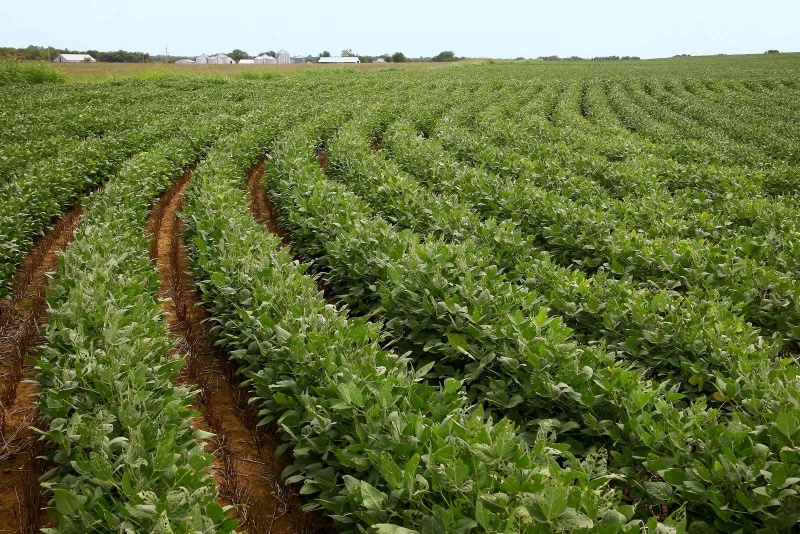
#> input picture images/Field-soybeans-farm-Oklahoma.jpg, 1600 x 1067 px (shown at 1/2 size)
$ python -i field_area_estimator.py   (imports and definitions only)
#> lines starting #> are read from the running program, lines starting #| are printed output that depends on the picture; after the words box and inside, x2 and y2 are one past the last pixel; in counts of white or black regions, pixels touching at a corner belong together
### backend/app/services/opencv_processor.py
from dataclasses import dataclass
from pathlib import Path

import cv2
import numpy as np


@dataclass(frozen=True)
class VegetationMetrics:
    green_mask: np.ndarray
    coverage_percent: float
    vegetation_score: float
    health_score: float
    # Per-pixel Excess Green, colormapped -- a visualization of data already
    # computed below, not a separate model.
    heatmap: np.ndarray
    vari_score: float = 0.0
    exgr_score: float = 0.0
    # Reliability of the RGB vegetation mask, kept separate from
    # vegetation_score (which measures how green the accepted crop pixels are).
    mask_confidence_score: float = 0.0


class OpenCVProcessor:
    # [17 lines left out: function load_and_preprocess, not called in this run]

    def vegetation_metrics(self, image: np.ndarray) -> VegetationMetrics:
        b, g, r = cv2.split(image.astype(np.float32))

        # Excess Green (2G-R-B): general-purpose vegetation proxy.
        exg = 2 * g - r - b
        # VARI (G-R)/(G+R-B): roughly illumination-invariant; unlike ExG it
        # divides out brightness, so it doesn't get fooled by bright, dry,
        # yellow-brown residue that happens to still be "greener than blue".
        denom = g + r - b
        vari = np.divide(g - r, denom, out=np.zeros_like(denom), where=np.abs(denom) > 1e-6)
        # ExGR = ExG - ExR (ExR = 1.4R - G): the extra -1.4*R term punishes
        # red-leaning soil/residue harder than ExG alone does.
        exgr = exg - 1.4 * r + g

        # Each index makes different mistakes (ExG over-triggers on yellow
        # soil, VARI is noisy in shadow, ExGR is sensitive to saturation),
        # so requiring at least 2-of-3 to agree a pixel is vegetation
        # rejects the false positives any single index would let through.
        exg_mask = self._otsu_mask(exg)
        vari_mask = self._otsu_mask(vari)
        exgr_mask = self._otsu_mask(exgr)
        votes = (exg_mask > 0).astype(np.uint8) + (vari_mask > 0).astype(np.uint8) + (exgr_mask > 0).astype(np.uint8)
        mask = np.where(votes >= 2, 255, 0).astype(np.uint8)

        kernel = np.ones((5, 5), np.uint8)
        mask = cv2.morphologyEx(mask, cv2.MORPH_OPEN, kernel)
        mask = cv2.morphologyEx(mask, cv2.MORPH_CLOSE, kernel)

        coverage = 100 * cv2.countNonZero(mask) / mask.size
        in_mask = mask > 0
        green_dominance = float(np.mean(np.clip(exg[in_mask], 0, 255))) if np.any(mask) else 0.0
        vari_dominance = float(np.mean(np.clip(vari[in_mask], 0, 1))) if np.any(mask) else 0.0
        exgr_dominance = float(np.mean(np.clip(exgr[in_mask], 0, 255))) if np.any(mask) else 0.0
        vegetation = min(100.0, green_dominance / 1.5)
        vari_score = min(100.0, max(0.0, vari_dominance * 100))
        exgr_score = min(100.0, exgr_dominance / 1.5)
        # Confidence asks whether the RGB indices agree that the selected
        # pixels are vegetation; it must not reuse greenness. A selected
        # pixel supported by 3/3 indices is stronger evidence than one
        # supported by only 2/3. A very tiny mask is also less reliable than
        # a substantial crop region, but sparse crops are not rejected.
        selected = votes >= 2
        index_agreement = float(np.mean(votes[selected]) / 3 * 100) if np.any(selected) else 0.0
        coverage_reliability = min(100.0, float(np.sqrt(coverage / 20.0) * 100)) if coverage > 0 else 0.0
        mask_confidence = 0.75 * index_agreement + 0.25 * coverage_reliability
        health = min(100.0, 0.55 * vegetation + 0.45 * coverage)
        exg_normalized = cv2.normalize(exg, None, 0, 255, cv2.NORM_MINMAX).astype(np.uint8)
        heatmap = cv2.applyColorMap(exg_normalized, cv2.COLORMAP_TURBO)
        return VegetationMetrics(
            mask,
            round(coverage, 2),
            round(vegetation, 2),
            round(health, 2),
            heatmap,
            round(vari_score, 2),
            round(exgr_score, 2),
            round(mask_confidence, 2),
        )

    @staticmethod
    def _otsu_mask(index: np.ndarray) -> np.ndarray:
        normalized = cv2.normalize(index, None, 0, 255, cv2.NORM_MINMAX).astype(np.uint8)
        _, mask = cv2.threshold(normalized, 0, 255, cv2.THRESH_BINARY + cv2.THRESH_OTSU)
        return mask

### backend/app/services/field_area_estimator.py
import re
from pathlib import Path

import cv2
import numpy as np
from PIL import ExifTags, Image

# A flat photo has no scale reference on its own -- this only produces a
# real number when the image embeds altitude and focal length metadata
# (typical of drone photos; DJI stores altitude in XMP, not standard EXIF
# GPS tags), or a caller supplies altitude manually, or the image itself
# shows a periodic crop-row pattern we can measure against a typical
# agronomic row spacing. None of those means no estimate: callers must not
# fabricate one.
SENSOR_WIDTH_35MM_MM = 36.0  # reference full-frame width; normalizes out
# per-camera sensor size differences when combined with the 35mm-equivalent
# focal length that most cameras already report in EXIF.

# Most phone exports strip GPS altitude entirely and never had XMP relative
# altitude to begin with, but *do* keep FocalLengthIn35mmFilm -- so the
# reverse gap (altitude present/manual, focal length missing) is common
# too. This is a typical smartphone wide-angle equivalent; using it instead
# of refusing to estimate trades a few percent of error for a real number.
DEFAULT_FOCAL_LENGTH_35MM_MM = 26.0

# Typical between-row spacing in meters for common row crops, used only as
# the ground-scale reference for the row-spacing fallback below. "_default"
# covers an unrecognized/unknown crop type.
ROW_SPACING_METERS = {
    "Corn": 0.76,
    "Soybean": 0.5,
    "Wheat": 0.18,
    "Rice": 0.25,
    "Tomato": 0.9,
    "_default": 0.4,
}

# Row-spacing periodicity below this confidence is treated as noise (no
# real row structure visible), not a usable estimate. Real synthetic row
# patterns score 0.6-0.8 on this scale; ordinary non-row photos (grass
# close-ups, single-blob vegetation, smooth illumination gradients) score
# under 0.1 -- see estimate_area_from_row_spacing's docstring for why a
# single strong autocorrelation peak alone isn't enough evidence.
ROW_SPACING_CONFIDENCE_THRESHOLD = 0.35
# Need to see at least this many pixels of run before trusting a "row"
# spacing -- shorter lags are dominated by pixel-level mask noise, not row
# structure.
ROW_SPACING_MIN_LAG_PX = 15


def _read_gps_altitude(image: Image.Image) -> float | None:
    exif = image.getexif()
    if not exif:
        return None
    gps_ifd = exif.get_ifd(ExifTags.IFD.GPSInfo)
    if not gps_ifd:
        return None
    altitude = gps_ifd.get(6)  # GPSAltitude
    return float(altitude) if altitude is not None else None


def _read_xmp_altitude(image: Image.Image) -> float | None:
    """DJI and many other drone platforms store relative flight altitude in
    XMP metadata, not the standard EXIF GPS IFD."""
    xmp_bytes = image.info.get("xmp")
    if not xmp_bytes:
        return None
    xmp_text = xmp_bytes.decode("utf-8", errors="ignore")
    match = re.search(r'[Rr]elative[Aa]ltitude="?\+?(-?[\d.]+)', xmp_text)
    return float(match.group(1)) if match else None


def _read_focal_length_35mm(image: Image.Image) -> float | None:
    exif = image.getexif()
    if not exif:
        return None
    value = exif.get(ExifTags.Base.FocalLengthIn35mmFilm)
    return float(value) if value else None


# [4 lines left out: function _area_from_gsd, not called in this run]


def _local_maxima(values: np.ndarray, lo: int, hi: int) -> list[int]:
    return [i for i in range(max(lo, 1), min(hi, len(values) - 1)) if values[i] > values[i - 1] and values[i] >= values[i + 1]]


def _dominant_periodicity_px(profile: np.ndarray) -> tuple[float | None, float]:
    """Finds the pixel spacing of a genuinely repeating pattern in a 1D
    projection profile via autocorrelation, and returns (spacing_px,
    confidence). Both None/0.0 if nothing trustworthy is found.

    A single dominant low-frequency component (the signature of a smooth
    illumination gradient, or a single blob of vegetation with no row
    structure) is NOT enough evidence on its own -- ordinary photos
    reliably produce one strong-looking peak this way, which is what made
    an earlier FFT-magnitude version of this function false-positive on
    non-row photos. Real periodicity instead needs two things: a genuine
    local peak in the autocorrelation (with real prominence over the
    trough before it, not just the tail of a decay curve), AND a second
    local peak near double that lag (the first harmonic) -- a lone bump
    can't produce that, only actual repetition can.
    """
    n = len(profile)
    if n < 4 * ROW_SPACING_MIN_LAG_PX:
        return None, 0.0
    x = profile.astype(np.float64)
    t = np.arange(n)
    x = x - np.polyval(np.polyfit(t, x, 1), t)  # remove linear illumination gradient across the frame
    x = x - x.mean()
    variance = float(np.dot(x, x))
    if variance < 1e-9:
        return None, 0.0
    autocorr = np.correlate(x, x, mode="full")[n - 1 :] / variance
    autocorr = np.convolve(autocorr, np.ones(3) / 3, mode="same")  # light smoothing against single-sample noise spikes

    max_lag = n // 3  # need at least 3 full cycles visible to call it periodic at all
    if max_lag <= ROW_SPACING_MIN_LAG_PX + 5:
        return None, 0.0

    peaks = _local_maxima(autocorr, ROW_SPACING_MIN_LAG_PX, max_lag)
    if not peaks:
        return None, 0.0

    def prominence(peak_idx: int) -> float:
        trough = autocorr[1:peak_idx].min() if peak_idx > 1 else autocorr[0]
        return float(autocorr[peak_idx] - trough)

    fundamental_candidates = [p for p in peaks if prominence(p) > 0.12]
    if not fundamental_candidates:
        return None, 0.0
    fundamental = min(fundamental_candidates)  # smallest-lag genuine peak

    harmonic_band = [p for p in peaks if 1.7 * fundamental <= p <= 2.3 * fundamental]
    if not harmonic_band:
        return None, 0.0

    confidence = min(float(autocorr[fundamental]), float(autocorr[harmonic_band[0]]))
    return float(fundamental), confidence


def estimate_area_from_row_spacing(image_bgr: np.ndarray, crop_type: str | None) -> tuple[float | None, str]:
    """Ground-scale-free fallback: measures the pixel spacing of the
    dominant repeating row pattern in the vegetation mask (checking both
    the horizontal and vertical projection), then converts it to a GSD
    using a typical real-world row spacing for the detected crop. Only
    trusted when the periodicity is clearly the strongest signal in the
    profile (see ROW_SPACING_CONFIDENCE_THRESHOLD) -- a field with no
    visible row structure (dense canopy, non-row crop, or a non-aerial
    photo) correctly yields no estimate rather than a guess.
    """
    from app.services.opencv_processor import OpenCVProcessor  # local import: keeps this module's EXIF-only path free of the CV import chain

    mask = OpenCVProcessor().vegetation_metrics(image_bgr).green_mask
    if cv2.countNonZero(mask) < mask.size * 0.02:
        return None, "unavailable"  # almost no vegetation detected -- nothing to measure rows against

    best_spacing_px, best_confidence = None, 0.0
    for axis in (0, 1):  # 0: column profile (catches vertical rows); 1: row profile (catches horizontal rows)
        profile = mask.mean(axis=axis)
        spacing_px, confidence = _dominant_periodicity_px(profile)
        if spacing_px is not None and confidence > best_confidence:
            best_spacing_px, best_confidence = spacing_px, confidence

    if best_spacing_px is None or best_confidence < ROW_SPACING_CONFIDENCE_THRESHOLD:
        return None, "unavailable"

    row_spacing_m = ROW_SPACING_METERS.get(crop_type or "", ROW_SPACING_METERS["_default"])
    gsd_m_per_px = row_spacing_m / best_spacing_px
    height_px, width_px = mask.shape[:2]
    area_m2 = (gsd_m_per_px * width_px) * (gsd_m_per_px * height_px)
    return round(area_m2 / 10000, 3), "row_spacing_estimate"


# (low_multiplier, high_multiplier, confidence_tier) per area_source --
# NOT fabricated error bars. Each range comes from actually propagating a
# real, known uncertainty in that source's weakest input through the GSD
# formula's own math: area ~ (altitude / focal_length)^2 (see
# _area_from_gsd), so a fractional error in altitude or focal length of x
# becomes roughly a (1+/-x)^2 fractional error in area -- not a number
# pulled from nowhere.
#
# exif_gps_altitude* is the one real defect this mapping surfaces, not
# just documents: standard EXIF GPSAltitude is height above/below mean
# sea level (see GPSAltitudeRef, EXIF spec), not the drone's height above
# the ground it photographed. A field at 300m elevation photographed from
# 100m AGL reports ~400m GPS altitude, which _area_from_gsd would treat as
# a 400m flight -- 16x the true area. There's no local ground-elevation
# data available here to correct for that gap, so unlike the other
# sources, this one gets no numeric range at all: any number would be
# fake precision on an error that's structurally unbounded, not just
# larger. It's demoted to "low" confidence instead of previously reading
# identically to the genuinely reliable XMP/manual paths.
_FOCAL_LOW_MM, _FOCAL_HIGH_MM = 20.0, 35.0  # realistic 35mm-equivalent spread across phone/drone cameras
_FOCAL_DEFAULT_ERROR = (
    (DEFAULT_FOCAL_LENGTH_35MM_MM / _FOCAL_HIGH_MM) ** 2,
    (DEFAULT_FOCAL_LENGTH_35MM_MM / _FOCAL_LOW_MM) ** 2,
)
# Real between-field/cultivar row-spacing variance for a given crop type
# is easily +/-30% around one textbook number (see ROW_SPACING_METERS) --
# this reflects that spread, not the periodicity-detection confidence
# already gated by ROW_SPACING_CONFIDENCE_THRESHOLD.
_ROW_SPACING_ERROR = (0.7**2, 1.3**2)

AREA_CONFIDENCE: dict[str, tuple[float | None, float | None, str]] = {
    "exif_gps_altitude": (None, None, "low"),
    "exif_gps_altitude_default_focal": (None, None, "low"),
    "xmp_relative_altitude": (0.9, 1.1, "high"),
    "xmp_relative_altitude_default_focal": (*_FOCAL_DEFAULT_ERROR, "medium"),
    "manual_altitude": (0.9, 1.1, "high"),
    "manual_altitude_default_focal": (*_FOCAL_DEFAULT_ERROR, "medium"),
    "row_spacing_estimate": (*_ROW_SPACING_ERROR, "medium"),
}


# [9 lines left out: function area_confidence, not called in this run]


def estimate_area_hectares(
    path: Path, crop_type: str | None = None, manual_altitude_m: float | None = None,
) -> tuple[float | None, str]:
    """Estimates the ground area covered by a photo. Tries, in order:
    1. EXIF GPS altitude, or DJI-style XMP relative altitude, via the
       standard ground sample distance (GSD) formula.
    2. The same GSD formula using a caller-supplied altitude (last resort:
       a single manual field, only surfaced by the caller when nothing
       else worked) -- with a default focal length if that's also missing.
    3. Row-spacing periodicity in the image itself (see
       estimate_area_from_row_spacing) when no altitude is available from
       any source.
    Returns (area_hectares, source); area_hectares is None with source
    "unavailable" only when none of the above produced a trustworthy
    number -- callers must not fabricate one at that point.
    """
    try:
        with Image.open(path) as image:
#> image is the input picture: PIL image 1600x1067 RGB; mean R, G, B 103.6, 116.7, 65.7
            width_px, height_px = image.size
            altitude = _read_gps_altitude(image)
            source = "exif_gps_altitude"
            if altitude is None:
                altitude = _read_xmp_altitude(image)
                source = "xmp_relative_altitude"
            focal_length_35mm = _read_focal_length_35mm(image)
    except Exception:
        return None, "unavailable"

    if not altitude or altitude <= 0:
        if manual_altitude_m and manual_altitude_m > 0:
            altitude, source = manual_altitude_m, "manual_altitude"
        else:
            altitude = None

    if altitude and altitude > 0:
        if focal_length_35mm and focal_length_35mm > 0:
            focal = focal_length_35mm
        else:
            focal = DEFAULT_FOCAL_LENGTH_35MM_MM
            source = f"{source}_default_focal"
        return _area_from_gsd(altitude, focal, width_px, height_px), source

    cv_image = cv2.imread(str(path))
    if cv_image is not None:
        area_ha, row_source = estimate_area_from_row_spacing(cv_image, crop_type)
#> in vegetation_metrics, `b, g, r = cv2.split(image.astype(np.float32))`:
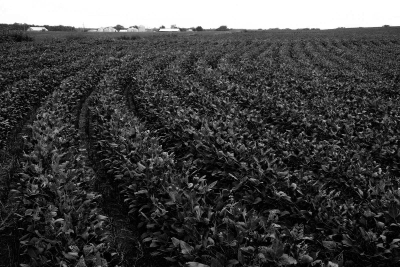
#> b: shape (1067, 1600) float32 (shown at 1/4 size); min 0, max 255, mean 65.7
#> in vegetation_metrics, `exg = 2 * g - r - b`:
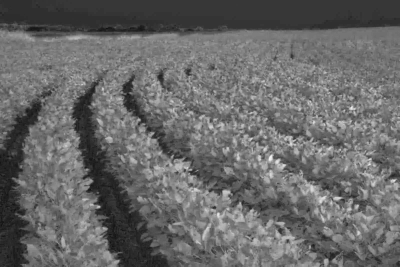
#> exg: shape (1067, 1600) float32 (shown at 1/4 size); min -40, max 215, mean 64.1; drawn with min black and max white
#> in vegetation_metrics, `denom = g + r - b`:
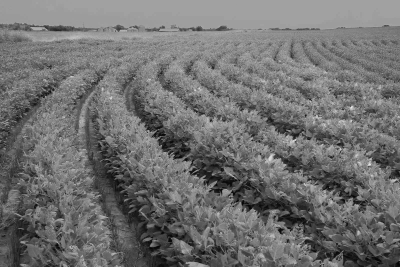
#> denom: shape (1067, 1600) float32 (shown at 1/4 size); min -8, max 361, mean 154.6; drawn with min black and max white
#> in vegetation_metrics, `exgr = exg - 1.4 * r + g`:
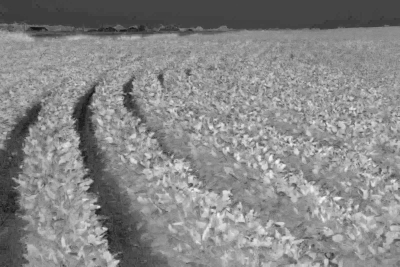
#> exgr: shape (1067, 1600) float32 (shown at 1/4 size); min -154.8, max 204, mean 35.8; drawn with min black and max white
#> in _otsu_mask, `_, mask = cv2.threshold(normalized, 0, 255, cv2.THRESH_BINARY + cv2.TH..`:
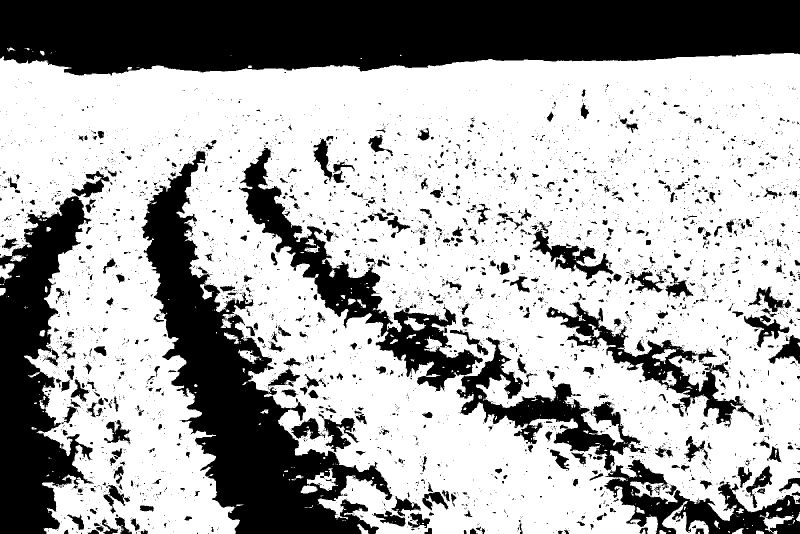
#> mask: shape (1067, 1600) (shown at 1/2 size); 66.5% white; 4755 black regions (4139 under 20 px), largest, box (x1, y1, x2, y2) and area: (0, 0, 1600, 152) 204690, (282, 302, 784, 1067) 112506, (0, 342, 219, 1067) 69871
#> in vegetation_metrics, `mask = cv2.morphologyEx(mask, cv2.MORPH_CLOSE, kernel)`:
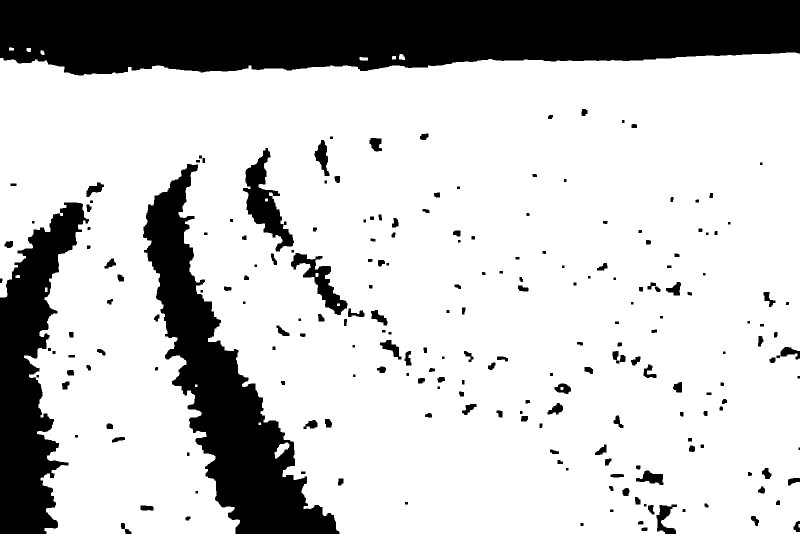
#> mask: shape (1067, 1600) (shown at 1/2 size); 77.4% white; 218 black regions (1 under 20 px), largest, box (x1, y1, x2, y2) and area: (0, 0, 1600, 151) 204256, (286, 328, 679, 1067) 86287, (0, 405, 178, 1067) 58375
#> in vegetation_metrics, `coverage = 100 * cv2.countNonZero(mask) / mask.size`: coverage = 77.4
#> in vegetation_metrics, `green_dominance = float(np.mean(np.clip(exg[in_mask], 0, 255))) if np...`: green_dominance = 79.36
#> in vegetation_metrics, `vari_dominance = float(np.mean(np.clip(vari[in_mask], 0, 1))) if np.an..`: vari_dominance = 0.134
#> in vegetation_metrics, `exgr_dominance = float(np.mean(np.clip(exgr[in_mask], 0, 255))) if np...`: exgr_dominance = 61.03
#> in vegetation_metrics, `vegetation = min(100.0, green_dominance / 1.5)`: vegetation = 52.91
#> in vegetation_metrics, `vari_score = min(100.0, max(0.0, vari_dominance * 100))`: vari_score = 13.42
#> in vegetation_metrics, `exgr_score = min(100.0, exgr_dominance / 1.5)`: exgr_score = 40.68
#> in vegetation_metrics, `index_agreement = float(np.mean(votes[selected]) / 3 * 100) if np.any(..`: index_agreement = 94.56
#> in vegetation_metrics, `coverage_reliability = min(100.0, float(np.sqrt(coverage / 20.0) * 100..`: coverage_reliability = 100
#> in vegetation_metrics, `mask_confidence = 0.75 * index_agreement + 0.25 * coverage_reliability`: mask_confidence = 95.92
#> in vegetation_metrics, `health = min(100.0, 0.55 * vegetation + 0.45 * coverage)`: health = 63.93
#> in vegetation_metrics, `heatmap = cv2.applyColorMap(exg_normalized, cv2.COLORMAP_TURBO)`:
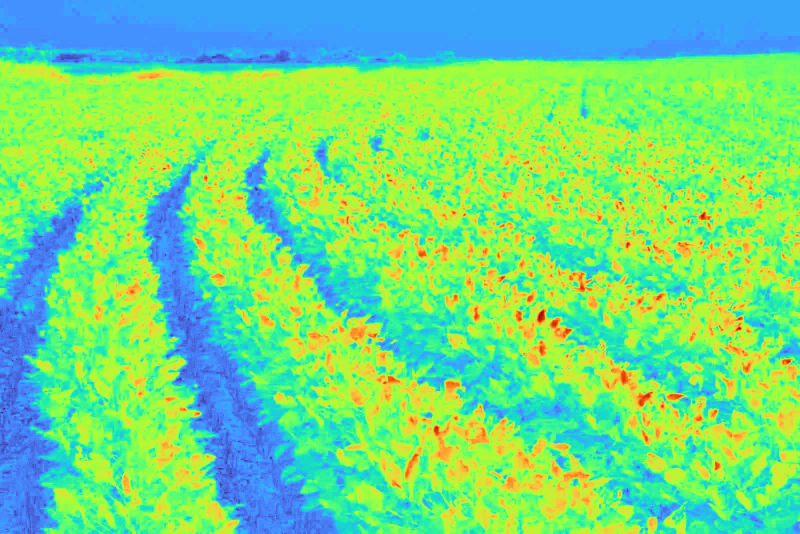
#> heatmap: shape (1067, 1600, 3) (shown at 1/2 size); mean B, G, R 129.6, 220.3, 114.7
#> the loop in estimate_area_from_row_spacing, `for axis in (0, 1):` made 2 passes
#> (n in _dominant_periodicity_px, variance in _dominant_periodicity_px, max_lag in _dominant_periodicity_px, peaks in _dominant_periodicity_px, fundamental_candidates in _dominant_periodicity_px, fundamental in _dominant_periodicity_px, confidence) on pass 1: (1600, 1253682.7, 533, [474], [474], 474, 0)
#> after the loop in estimate_area_from_row_spacing, `for axis in (0, 1):`: best_confidence = 0
#> row_source = 'unavailable'
        if area_ha is not None:
            return area_ha, row_source

    return None, "unavailable"

>>> result = estimate_area_hectares('../../../images/Field-soybeans-farm-Oklahoma.jpg')
